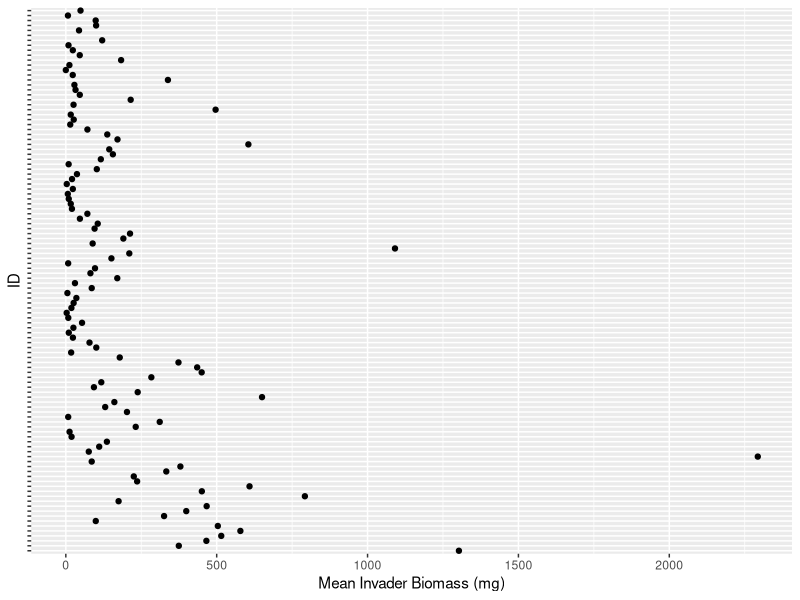
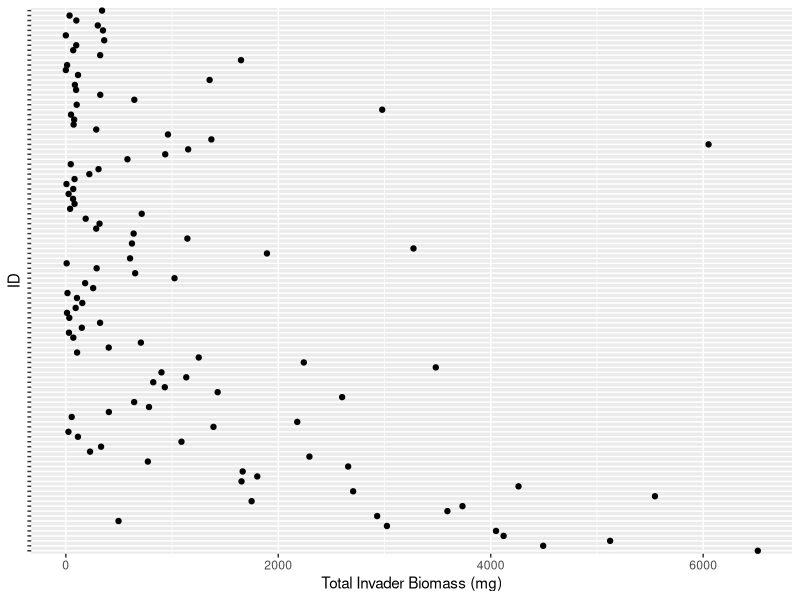
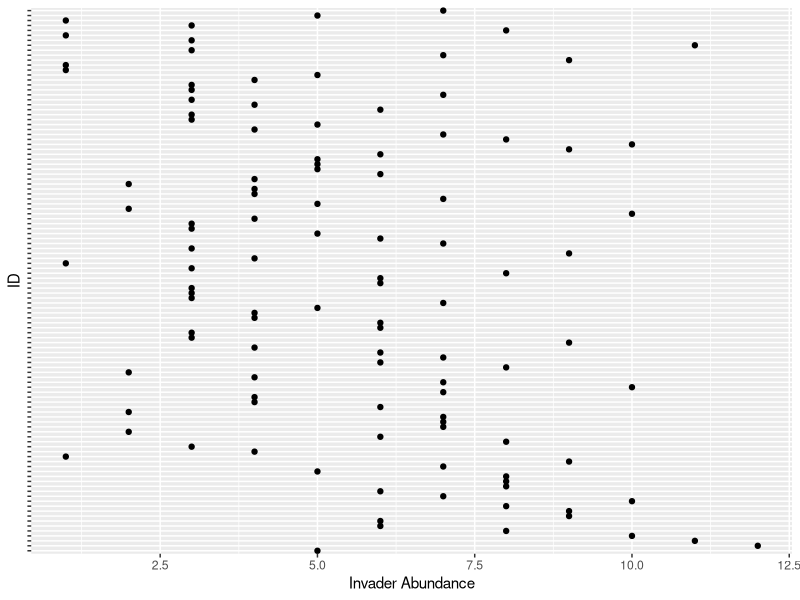
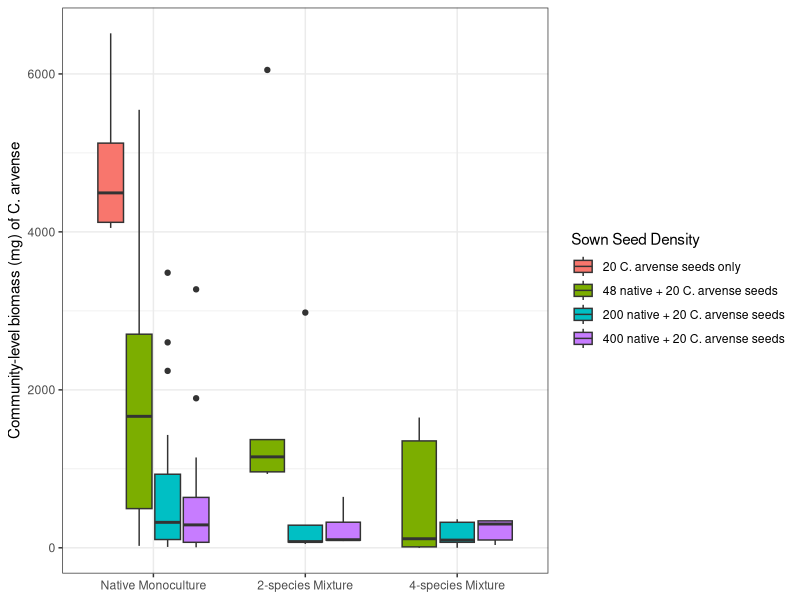
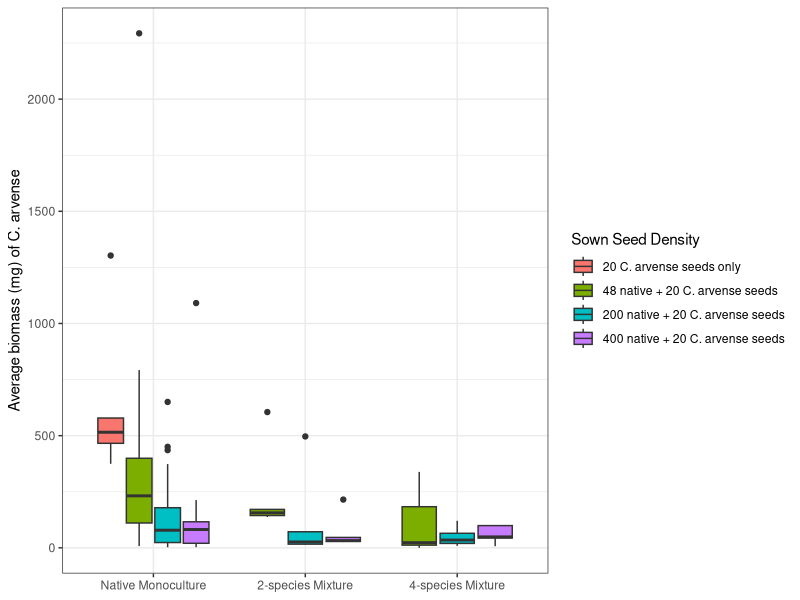
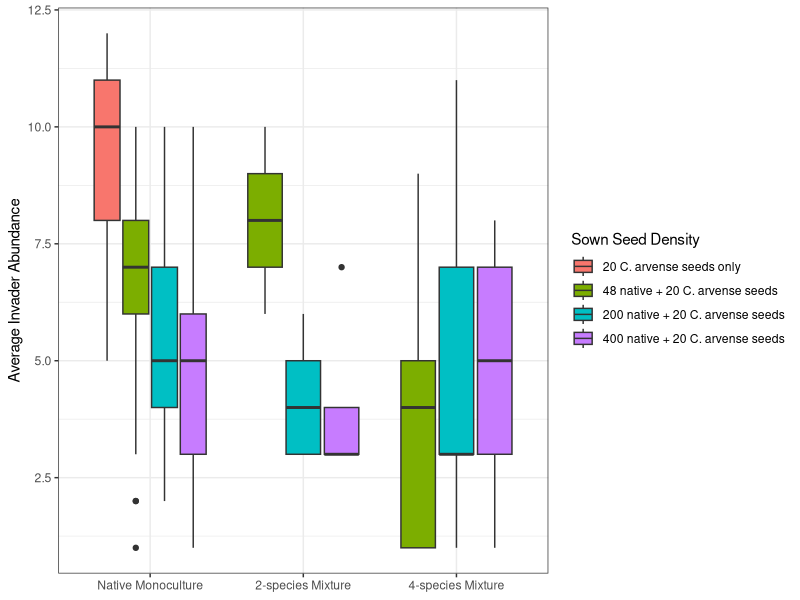
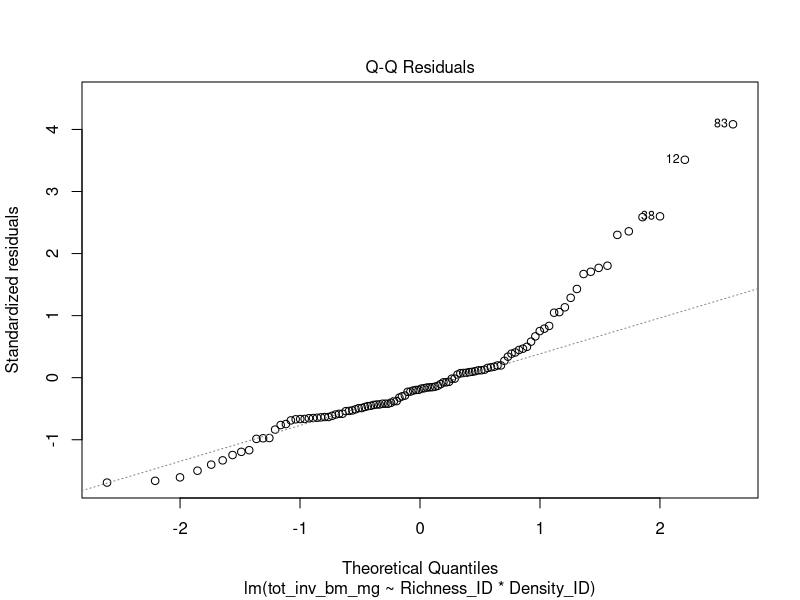
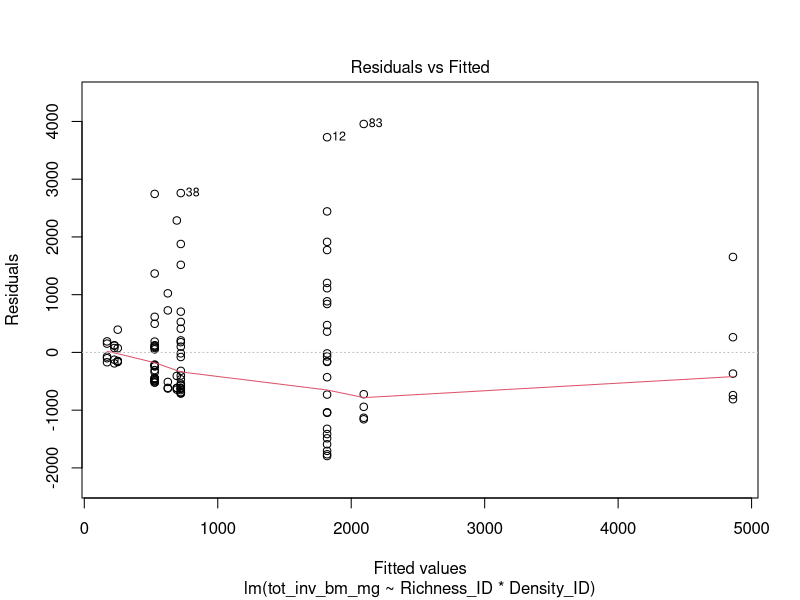

Recreate these plots in R, in order.
# libraries -----
library(dplyr)    # for manipulating data
library(here)     # for creating relative file paths
library(ggplot2)  # for visualizing data 

# import ----

inv_bm <- read.csv(here("data", "intermediate_data", "invader_biomass.csv"))

# exploratory data analysis -----

## check for sample size of density and richness treatments ----
# to determine type of sum of squares (I, II, or III) required for ANOVA 
inv_bm %>%
  group_by(Richness_ID, Density_ID) %>%
  summarize(
    n_avg_bm = length(na.omit(mean_inv_bm_mg)),
    n_tot_bm = length(na.omit(tot_inv_bm_mg)),
    n_inv_ab = length(na.omit(num_invaders))
  )

## check for outliers -----
# reason: outliers increase the estimate of sample variance
# decreasing the calculated F statistics for ANOVA's
# lowering the chance of rejecting the null hypothesis 
inv_bm %>%
  mutate(ID = paste(Richness_ID, Density_ID, Rep)) %>%
  ggplot(aes(x = mean_inv_bm_mg, y = ID)) + 
  geom_point() +
  labs(
    x = "Mean Invader Biomass (mg)",
    y = "ID"
    ) + 
  theme(axis.text.y = element_blank())
  
inv_bm %>%
  mutate(ID = paste(Richness_ID, Density_ID, Rep)) %>%
  ggplot(aes(x = tot_inv_bm_mg, y = ID)) + 
  geom_point() +
  labs(
    x = "Total Invader Biomass (mg)",
    y = "ID"
  ) + 
  theme(axis.text.y = element_blank())

inv_bm %>%
  mutate(ID = paste(Richness_ID, Density_ID, Rep)) %>%
  ggplot(aes(x = num_invaders, y = ID)) + 
  geom_point() +
  labs(
    x = "Invader Abundance",
    y = "ID"
  ) + 
  theme(axis.text.y = element_blank())

# check box-plots ----
# reason: visualize summary statistics to get a sense of median and spread
# across seeding density and seeding richness treatments
(plot_tot_inv_bm <- inv_bm %>%
   mutate(
     Density_ID = case_when(
       Density_ID == "-"  ~ "20 C. arvense seeds only",
       Density_ID == "D1" ~ "48 native + 20 C. arvense seeds",
       Density_ID == "D2" ~ "200 native + 20 C. arvense seeds", 
       Density_ID == "D3" ~ "400 native + 20 C. arvense seeds") %>%
       factor(levels = c(
         "20 C. arvense seeds only", 
         "48 native + 20 C. arvense seeds", 
         "200 native + 20 C. arvense seeds", 
         "400 native + 20 C. arvense seeds")
       )
   ) %>%
   
   mutate(
     Richness_ID = case_when(
       Density_ID  == "20 invasive seeds"  ~ "Invasive-Only", 
       Richness_ID == "M1" ~ "Native Monoculture", 
       Richness_ID == "M2" ~ "2-species Mixture", 
       Richness_ID == "M4" ~ "4-species Mixture", 
       TRUE ~ Richness_ID
     ), 
     
     Richness_ID = factor(Richness_ID, levels = c(
       "Invasive-Only", 
       "Native Monoculture", 
       "2-species Mixture", 
       "4-species Mixture")
     )
   ) %>%
   ggplot(aes(x = Richness_ID, y = tot_inv_bm_mg)) +
   geom_boxplot(
     aes(fill = Density_ID), 
     position = "dodge2"
   ) + 
   labs(
     fill = "Sown Seed Density", 
     x = NULL, 
     y = "Community-level biomass (mg) of C. arvense"
   ) + 
   theme_bw()
)

(plot_avg_inv_bm <- inv_bm %>%
    mutate(
      Density_ID = case_when(
        Density_ID == "-"  ~ "20 C. arvense seeds only",
        Density_ID == "D1" ~ "48 native + 20 C. arvense seeds",
        Density_ID == "D2" ~ "200 native + 20 C. arvense seeds", 
        Density_ID == "D3" ~ "400 native + 20 C. arvense seeds") %>%
        factor(levels = c(
          "20 C. arvense seeds only", 
          "48 native + 20 C. arvense seeds", 
          "200 native + 20 C. arvense seeds", 
          "400 native + 20 C. arvense seeds")
        )
    ) %>%
    
    mutate(
      Richness_ID = case_when(
        Density_ID  == "20 invasive seeds"  ~ "Invasive-Only", 
        Richness_ID == "M1" ~ "Native Monoculture", 
        Richness_ID == "M2" ~ "2-species Mixture", 
        Richness_ID == "M4" ~ "4-species Mixture", 
        TRUE ~ Richness_ID
      ), 
      
      Richness_ID = factor(Richness_ID, levels = c(
        "Invasive-Only", 
        "Native Monoculture", 
        "2-species Mixture", 
        "4-species Mixture")
      )
    ) %>%
    ggplot(aes(x = Richness_ID, y = mean_inv_bm_mg)) +
    geom_boxplot(
      aes(fill = Density_ID), 
      position = "dodge2"
    ) + 
    labs(
      fill = "Sown Seed Density", 
      x = NULL, 
      y = "Average biomass (mg) of C. arvense"
    ) + 
    theme_bw()
)

(plot_ab_inv_bm <- inv_bm %>%
    mutate(
      Density_ID = case_when(
        Density_ID == "-"  ~ "20 C. arvense seeds only",
        Density_ID == "D1" ~ "48 native + 20 C. arvense seeds",
        Density_ID == "D2" ~ "200 native + 20 C. arvense seeds", 
        Density_ID == "D3" ~ "400 native + 20 C. arvense seeds") %>%
        factor(levels = c(
          "20 C. arvense seeds only", 
          "48 native + 20 C. arvense seeds", 
          "200 native + 20 C. arvense seeds", 
          "400 native + 20 C. arvense seeds")
        )
    ) %>%
    
    mutate(
      Richness_ID = case_when(
        Density_ID  == "20 invasive seeds"  ~ "Invasive-Only", 
        Richness_ID == "M1" ~ "Native Monoculture", 
        Richness_ID == "M2" ~ "2-species Mixture", 
        Richness_ID == "M4" ~ "4-species Mixture", 
        TRUE ~ Richness_ID
      ), 
      
      Richness_ID = factor(Richness_ID, levels = c(
        "Invasive-Only", 
        "Native Monoculture", 
        "2-species Mixture", 
        "4-species Mixture")
      )
    ) %>%
    ggplot(aes(x = Richness_ID, y = num_invaders)) +
    geom_boxplot(
      aes(fill = Density_ID), 
      position = "dodge2"
    ) + 
    labs(
      fill = "Sown Seed Density", 
      x = NULL, 
      y = "Average Invader Abundance"
    ) + 
    theme_bw()
)

# statistical analyses ----

# change the values for invader monocultures
# so that you can compare native monocultures + mixtures for the ANOVAs
inv_bm_tidy <- inv_bm %>%
  
  mutate(
    Density_ID = case_when(
      Density_ID == "-" ~ "D0", 
      TRUE ~ Density_ID),
    
    Richness_ID = case_when(
      Richness_ID == "M1" & Density_ID == "D0" ~ "Inv", 
      TRUE ~ Richness_ID)
    ) %>%

  mutate(
    Richness_ID = factor(
      Richness_ID, 
      levels = c("Inv", "M1", "M2", "M4")),
    
    Density_ID = factor(
      Density_ID, 
      levels = c("D0", "D1", "D2", "D3")
    )
  )

## total community-level biomass ---
lm_tot_inv_bm <- lm(
  tot_inv_bm_mg ~ Richness_ID*Density_ID, 
  data = inv_bm_tidy)

# check assumptions for two-way ANOVA
plot(lm_tot_inv_bm, 2) # normality of residuals
plot(lm_tot_inv_bm, 1) # homogeneity of variance
plot(lm_tot_inv_bm, 4) # influential outliers

# refit model to stabilize variance
# using a log (x+1) transformation
lm_tot_inv_bm2 <- inv_bm_tidy %>%
  mutate(log_tot_inv_bm = log(tot_inv_bm_mg + 1)) %>%
  lm(log_tot_inv_bm ~ Richness_ID*Density_ID, 
     data = .)

# double-check assumptions for two-way ANOVA
plot(lm_tot_inv_bm2, 2) # normality of residuals
plot(lm_tot_inv_bm2, 1) # homogeneity of variance
plot(lm_tot_inv_bm2, 4) # influential outliers
